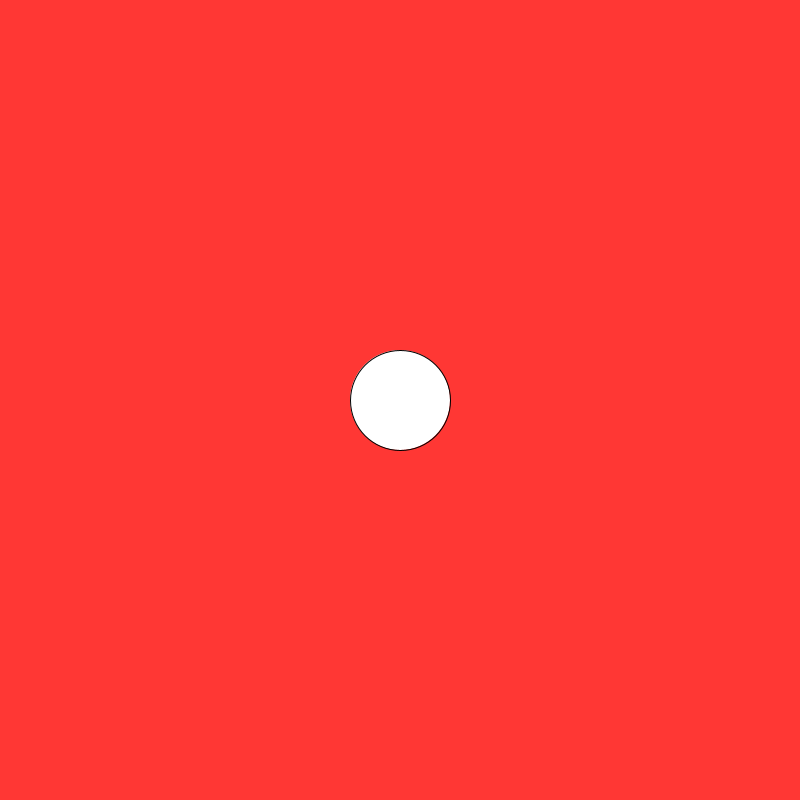
Frame 1 (no input)
Frame 60 (the mouse pressed at the canvas centre just before this capture): identical to frame 1, image omitted
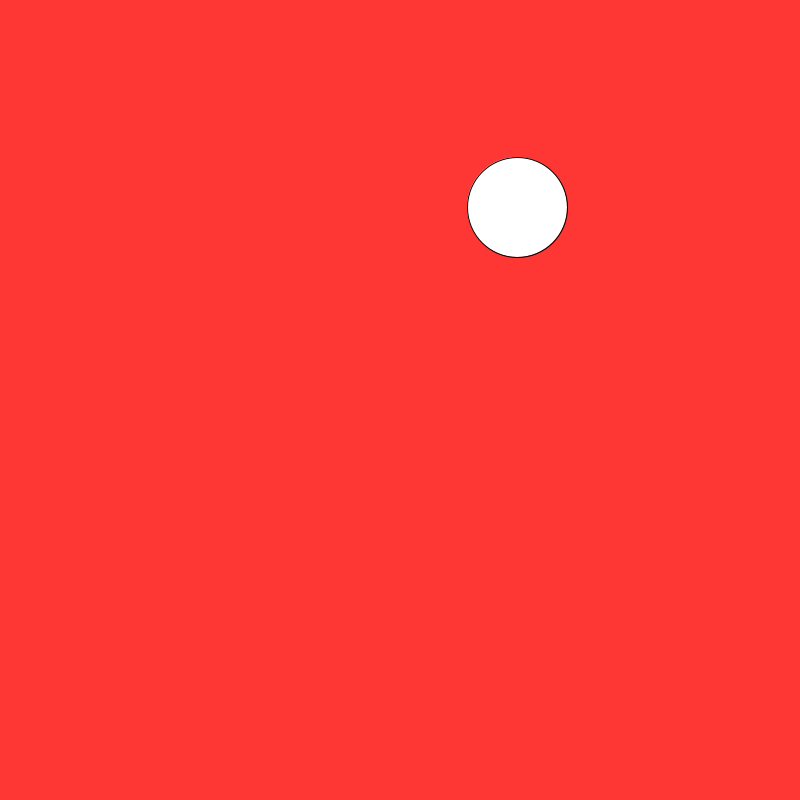
Frame 120 (the mouse held since frame 60 and released just before this capture)

The Processing sketch that drew these frames (run headless with seeded random() and noise(); from frame 60 on, the mouse is pressed at the canvas centre):

// Processing sketch: RandomDot
// ── RandomDot.pde
int x=400;
int y=400;
int size=100;



void setup(){
  size(800,800);
  
  
}
void draw(){
 background(255,55,52); 
 ellipse(x,y,size,size);
}

void mousePressed(){
  int distance;
  distance=getDistance(x,y,mouseX,mouseY);
  if(distance<=100){
   x=(int) random(0,800);
   y=(int) random(0,800);
  }
  
  
  
  
}
int getDistance(int x1, int y1, int x2, int y2) {
      return (int)Math.sqrt(Math.pow((x1-x2),2) + Math.pow((y1-y2),2));
}
    
